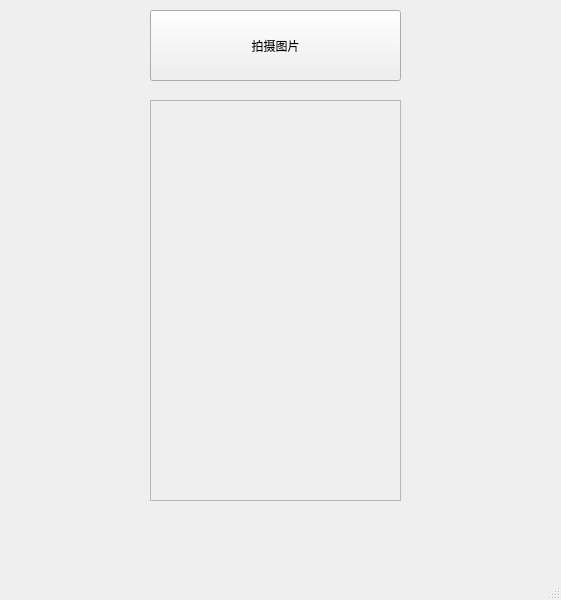
<?xml version="1.0" encoding="UTF-8"?>
<ui version="4.0">
 <class>MainWindow</class>
 <widget class="QMainWindow" name="MainWindow">
  <property name="geometry">
   <rect>
    <x>0</x>
    <y>0</y>
    <width>561</width>
    <height>600</height>
   </rect>
  </property>
  <property name="windowTitle">
   <string>MainWindow</string>
  </property>
  <widget class="QWidget" name="centralwidget">
   <widget class="QPushButton" name="btn1">
    <property name="geometry">
     <rect>
      <x>150</x>
      <y>10</y>
      <width>251</width>
      <height>71</height>
     </rect>
    </property>
    <property name="text">
     <string>拍摄图片</string>
    </property>
   </widget>
   <widget class="QTextEdit" name="te1">
    <property name="enabled">
     <bool>false</bool>
    </property>
    <property name="geometry">
     <rect>
      <x>150</x>
      <y>100</y>
      <width>251</width>
      <height>401</height>
     </rect>
    </property>
   </widget>
  </widget>
  <widget class="QMenuBar" name="menubar">
   <property name="geometry">
    <rect>
     <x>0</x>
     <y>0</y>
     <width>561</width>
     <height>26</height>
    </rect>
   </property>
  </widget>
  <widget class="QStatusBar" name="statusbar"/>
 </widget>
 <resources/>
 <connections>
  <connection>
   <sender>btn1</sender>
   <signal>clicked()</signal>
   <receiver>MainWindow</receiver>
   <slot>slot1()</slot>
   <hints>
    <hint type="sourcelabel">
     <x>381</x>
     <y>71</y>
    </hint>
    <hint type="destinationlabel">
     <x>423</x>
     <y>68</y>
    </hint>
   </hints>
  </connection>
 </connections>
 <slots>
  <slot>slot1()</slot>
 </slots>
</ui>
